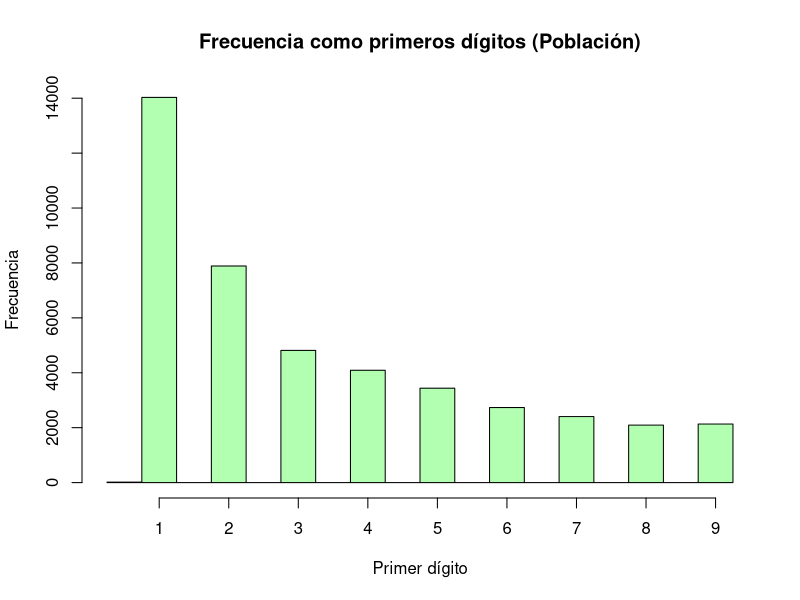
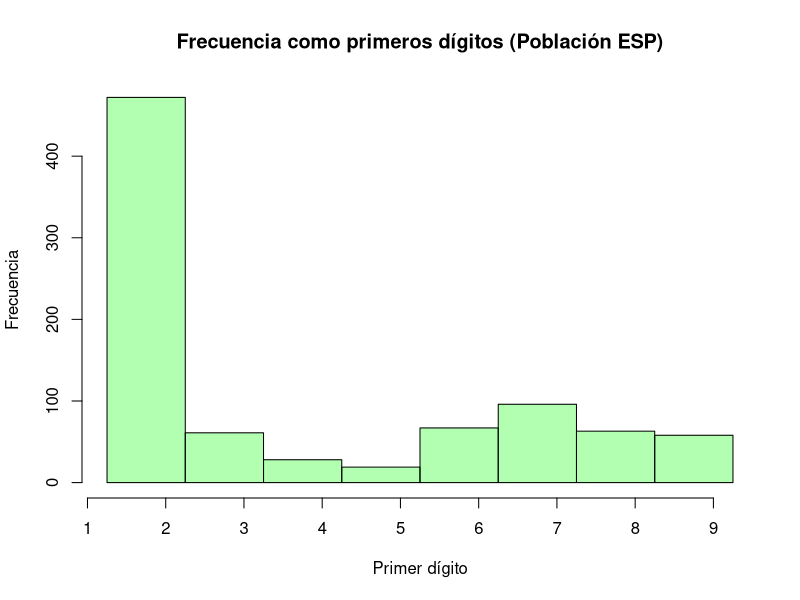
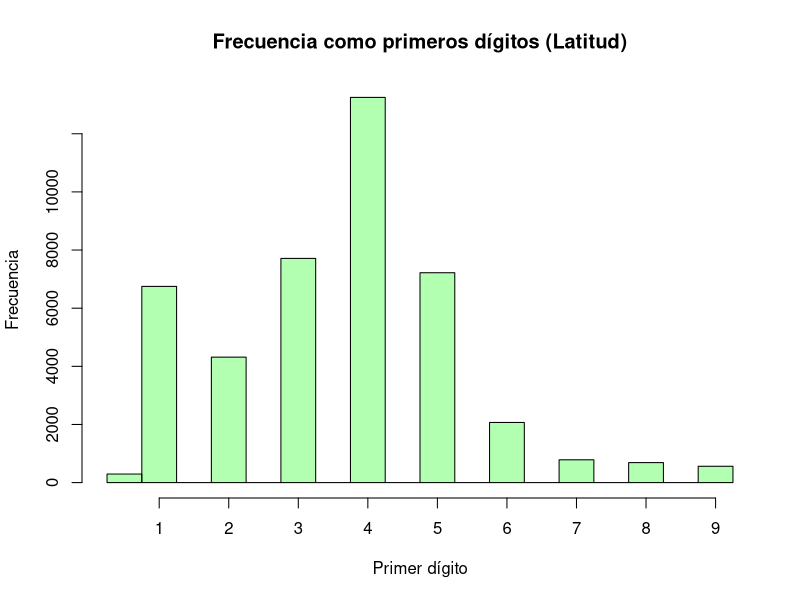

Generate these figures, in order, with R:
############################################################
###                     Ley de Benford                  ####
############################################################

# Se muestra la dependencia explicita de las librerias utilizadas

# Cargamos los datos que queremos analizar
city_data <- maps::world.cities 

############ POPULATION WORLD CITIES ###########################
population <- as.character(city_data$pop) # Extraemos la info de la población

# Extraemos la primera cifra
first_digit <- stringr::str_extract(population, "\\d{1}")

# Hacemos un histograma de la frecuencia de aparición de una determinada cifra
# en el array
hist(as.numeric(first_digit), include.lowest = TRUE, main = "Frecuencia como primeros dígitos (Población)", 
     col = rgb(0, 1, 0, 0.3), xlab = "Primer dígito", ylab = "Frecuencia", xaxt = 'n')
axis(side=1, at=seq(0.75,8.75, 1), labels=seq(1,9,1))

################### POPULATION SPAIN CITIES #####################
population <- as.character(city_data$pop[city_data$country.etc == "Spain"])
first_digit <- stringr::str_extract(population, "\\d{1}")
hist(as.numeric(first_digit), include.lowest = TRUE, main = "Frecuencia como primeros dígitos (Población ESP)", 
     col = rgb(0, 1, 0, 0.3), xlab = "Primer dígito", ylab = "Frecuencia", xaxt = 'n')
axis(side=1, at=seq(0.75,8.75, 1), labels=seq(1,9,1))
# La distribución no es tan clara porque el número de ciudades consideradas es reducido

############# LATITUDE WORLD CITIES #############################

# Prueba: ¿se cumple la ley con la distribución de la latitud? *NO DEBERÍA*
lat <- as.character(city_data$lat) # Extraemos la info de la latitud

# Extraemos la primera cifra
first_digit <- stringr::str_extract(lat, "\\d{1}")

# Hacemos un histograma de la frecuencia de aparición de una determinada cifra
# en el array
hist(as.numeric(first_digit), include.lowest = TRUE, main = "Frecuencia como primeros dígitos (Latitud)", 
     col = rgb(0, 1, 0, 0.3), xlab = "Primer dígito", ylab = "Frecuencia", xaxt = 'n')
axis(side=1, at=seq(0.75,8.75, 1), labels=seq(1,9,1))